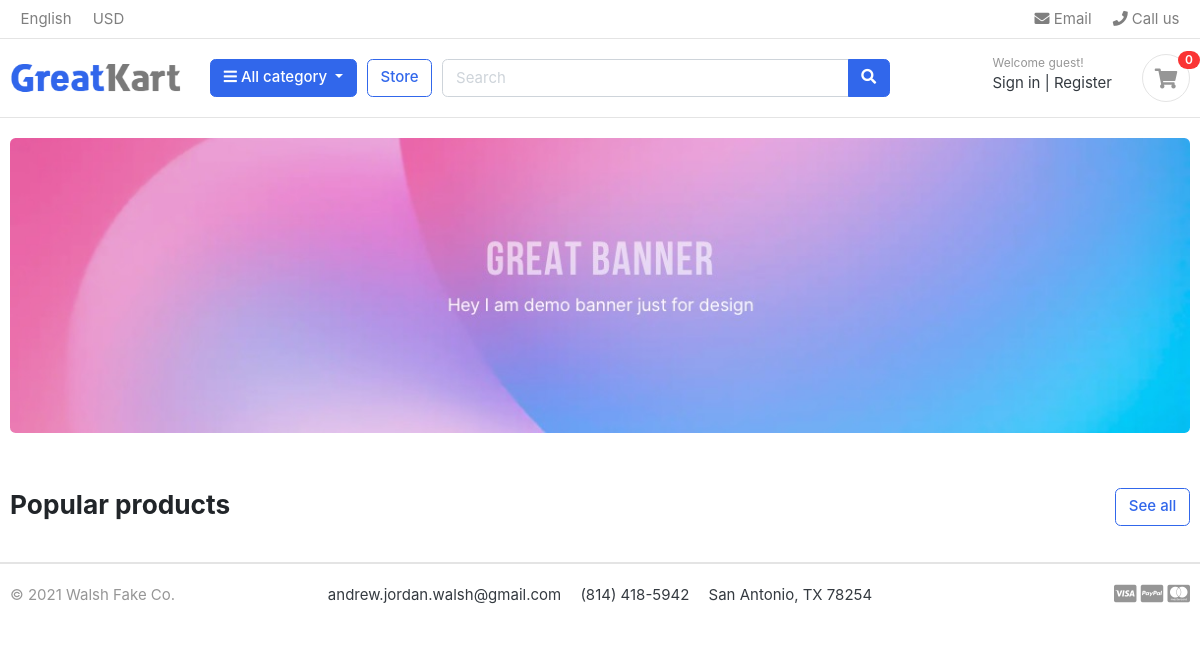
The app's page /, older data.
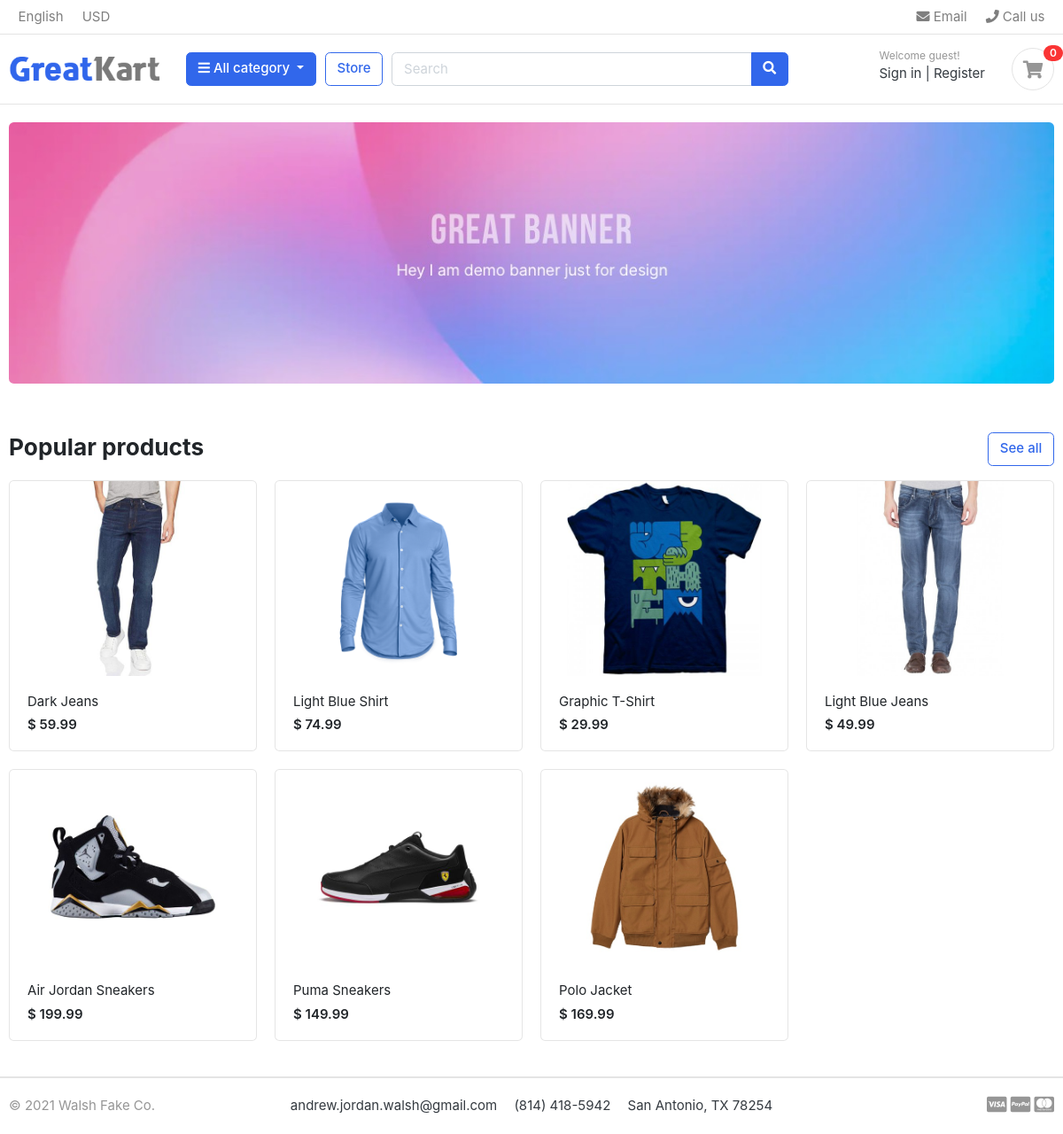
The same page, newer data.
### store/models.py (models this page shows, shortened)
class Product(models.Model):
    product_name = models.CharField(max_length=200, unique=True)
    slug = models.SlugField(max_length=200, unique=True)
    description = models.TextField(max_length=500, unique=True)
    price = models.DecimalField(decimal_places=2, max_digits=10)
    image = models.ImageField(upload_to='photos/products')
    stock = models.IntegerField()
    is_available = models.BooleanField(default=True)
    category = models.ForeignKey(Category, on_delete=models.CASCADE)
    created_date = models.DateTimeField(auto_now_add=True)
    modified_date = models.DateTimeField(auto_now=True)

### walshCommerce/views.py (the view)
# urls.py: path('', views.homepage, name='homepage')
def homepage(req):
    products = Product.objects.all().filter(is_available=True)
    context = {
        'products': products,
    }
    return render(req, 'index.html', context)

### template/index.html
{% extends 'base.html' %}
{% load static %}
{% block content %}
<section class="section-intro padding-y-sm">
<div class="container">
<div class="intro-banner-wrap">
	<img src="{% static 'images/banners/1.jpg' %}" class="img-fluid rounded">
</div>
</div>
</section>
<section class="section-name padding-y-sm">
<div class="container">
<header class="section-heading">
	<a href="./store.html" class="btn btn-outline-primary float-right">See all</a>
	<h3 class="section-title">Popular products</h3>
</header>
<div class="row">
	{% for product in products %}
	<div class="col-md-3">
		<div class="card card-product-grid">
			<a href="./product-detail.html" class="img-wrap"> <img src="{{ product.image.url }}"> </a>
			<figcaption class="info-wrap">
				<a href="./product-detail.html" class="title">{{ product.product_name }}</a>
				<div class="price mt-1">$ {{ product.price }}</div>
			</figcaption>
		</div>
	</div>
	{% endfor %}
</div>
</div>
</section>
</body>
</html>
{% endblock %}

### template/base.html (shortened to what this page needs)
{% load static %}
<!DOCTYPE HTML>
<html lang="en">
<head>
<link href="{% static 'css/bootstrap.css' %}" rel="stylesheet" type="text/css"/>
<link href="{% static 'fonts/fontawesome/css/all.min.css' %}" type="text/css" rel="stylesheet">
<link href="{% static 'css/ui.css' %}" rel="stylesheet" type="text/css"/>
<link href="{% static 'css/responsive.css' %}" rel="stylesheet" media="only screen and (max-width: 1200px)" />
</head>
<body>
  {% include 'include/navbar.html' %}
  {% block content %}
  {% endblock %}
  {% include 'include/footer.html' %}

### template/include/navbar.html (shortened to what this page needs)
{% load static %}
<header class="section-header">
<nav class="navbar p-md-0 navbar-expand-sm navbar-light border-bottom">
<div class="container">
  <div class="collapse navbar-collapse" id="navbarTop4">
    <ul class="navbar-nav mr-auto">
      <li class="nav-item dropdown">
      <a href="#" class="nav-link">   English </a>
    </li>
    <li class="nav-item dropdown">
      <a href="#" class="nav-link"> USD </a>
    </li>
    </ul>
    <ul class="navbar-nav">
    <li><a href="#" class="nav-link"> <i class="fa fa-envelope"></i> Email </a></li>
    <li><a href="#" class="nav-link"> <i class="fa fa-phone"></i> Call us </a></li>
  </ul>
  </div>
</div>
</nav>
<section class="header-main border-bottom">
  <div class="container">
<div class="row align-items-center">
  <div class="col-lg-2 col-md-3 col-6">
    <a href="./" class="brand-wrap d-flex justify-content-center">
      <img class="logo" src="{% static 'images/logo.png' %}">
    </a>
  </div>
  <div class="col-lg col-sm col-md col-6 flex-grow-0">
    <div class="category-wrap dropdown d-inline-block float-right">
      <button type="button" class="btn btn-primary dropdown-toggle" data-toggle="dropdown">
        <i class="fa fa-bars"></i> All category
      </button>
    </div>
  </div>
  <a href="./store.html" class="btn btn-outline-primary">Store</a>
  <div class="col-lg  col-md-6 col-sm-12 col">
    <form action="#" class="search">
      <div class="input-group w-100">
          <input type="text" class="form-control" style="width:60%;" placeholder="Search">
          <div class="input-group-append">
            <button class="btn btn-primary" type="submit">
              <i class="fa fa-search"></i>
            </button>
          </div>
        </div>
    </form>
  </div>
  <div class="col-lg-3 col-sm-6 col-8 order-2 order-lg-3">
        <div class="d-flex justify-content-end mb-3 mb-lg-0">
          <div class="widget-header">
            <small class="title text-muted">Welcome guest!</small>
            <div>
              <a href="./signin.html">Sign in</a> <span class="dark-transp"> | </span>
              <a href="./register.html"> Register</a>
            </div>
          </div>
          <a href="./cart.html" class="widget-header pl-3 ml-3">
            <div class="icon icon-sm rounded-circle border"><i class="fa fa-shopping-cart"></i></div>
            <span class="badge badge-pill badge-danger notify">0</span>
          </a>
        </div>
      </div>
</div>
  </div>
</section>
</header>

### template/include/footer.html
<footer class="section-footer border-top">
	<div class="container">
		<section class="footer-bottom border-top row">
			<div class="col-md-2">
				<p class="text-muted"> &copy 2021 Walsh Fake Co. </p>
			</div>
			<div class="col-md-8 text-md-center">
				<span  class="px-2">andrew.jordan.walsh@gmail.com</span>
				<span  class="px-2">(814) 418-5942</span>
				<span  class="px-2">San Antonio, TX 78254</span>
			</div>
			<div class="col-md-2 text-md-right text-muted">
				<i class="fab fa-lg fa-cc-visa"></i>
				<i class="fab fa-lg fa-cc-paypal"></i>
				<i class="fab fa-lg fa-cc-mastercard"></i>
			</div>
		</section>
	</div>
</footer>

### static/css/ui.css (style rules this page uses)
html { font-family: "Inter", sans-serif; font-size: 15px; }
.img-wrap { text-align: center; display: block; }
.img-wrap img { max-width: 100%; }
.icon-xs, .icon-sm, .icon-md, .icon-lg { display: inline-block; text-align: center; flex-shrink: 0; flex-grow: 0; }
.icon-sm { width: 48px; height: 48px; line-height: 48px !important; font-size: 20px; }
.padding-y-sm { padding-top: 20px; padding-bottom: 20px; }
.section-heading { margin-bottom: 20px; margin-top: 15px; }
.section-title { color: #212529; }
p:last-child { margin-bottom: 0; }
.header-main { position: relative; padding-top: 1rem; padding-bottom: 1rem; }
.brand-wrap .logo, .navbar-brand .logo { margin-right: 7px; max-height: 42px; display: inline-block; }
.widget-header { display: inline-block; vertical-align: middle; position: relative; }
.widget-header a { color: #343a40; }
.widget-header i { color: #969696; }
.widget-header .title { display: block; }
.widget-header .notify { position: absolute; top: -3px; right: -10px; }
.footer-bottom { padding-top: 20px; padding-bottom: 20px; }
[class*=card-product] a.title { color: #212529; display: block; }
[class*=card-product] .img-wrap { overflow: hidden; position: relative; }
[class*=card-product] .img-wrap img { height: 100%; max-width: 100%; width: auto; display: inline-block; -o-object-fit: cover; object-fit: cover; }
.card-product-grid { margin-bottom: 20px; }
.card-product-grid .img-wrap { border-radius: 0.2rem 0.2rem 0 0; height: 220px; }
.card-product-grid .info-wrap { overflow: hidden; padding: 18px 20px; }
.card .img-wrap { overflow: hidden; }
.notify { position: absolute; top: -4px; right: -10px; display: inline-block; padding: 0.25em 0.6em; font-size: 12px; line-height: 1; text-align: center; border-radius: 3rem; color: #fff; background-color: #fa3434; }
.price { font-weight: 600; color: #212529; }

Row changes from the older to the newer data that the page shows:
added Product: image (picture), product_name "Dark Jeans", price "59.99"
added Product: image (picture), product_name "Light Blue Shirt", price "74.99"
added Product: image (picture), product_name "Graphic T-Shirt", price "29.99"
added Product: image (picture), product_name "Light Blue Jeans", price "49.99"
added Product: image (picture), product_name "Air Jordan Sneakers", price "199.99"
added Product: image (picture), product_name "Puma Sneakers", price "149.99"
added Product: image (picture), product_name "Polo Jacket", price "169.99"
